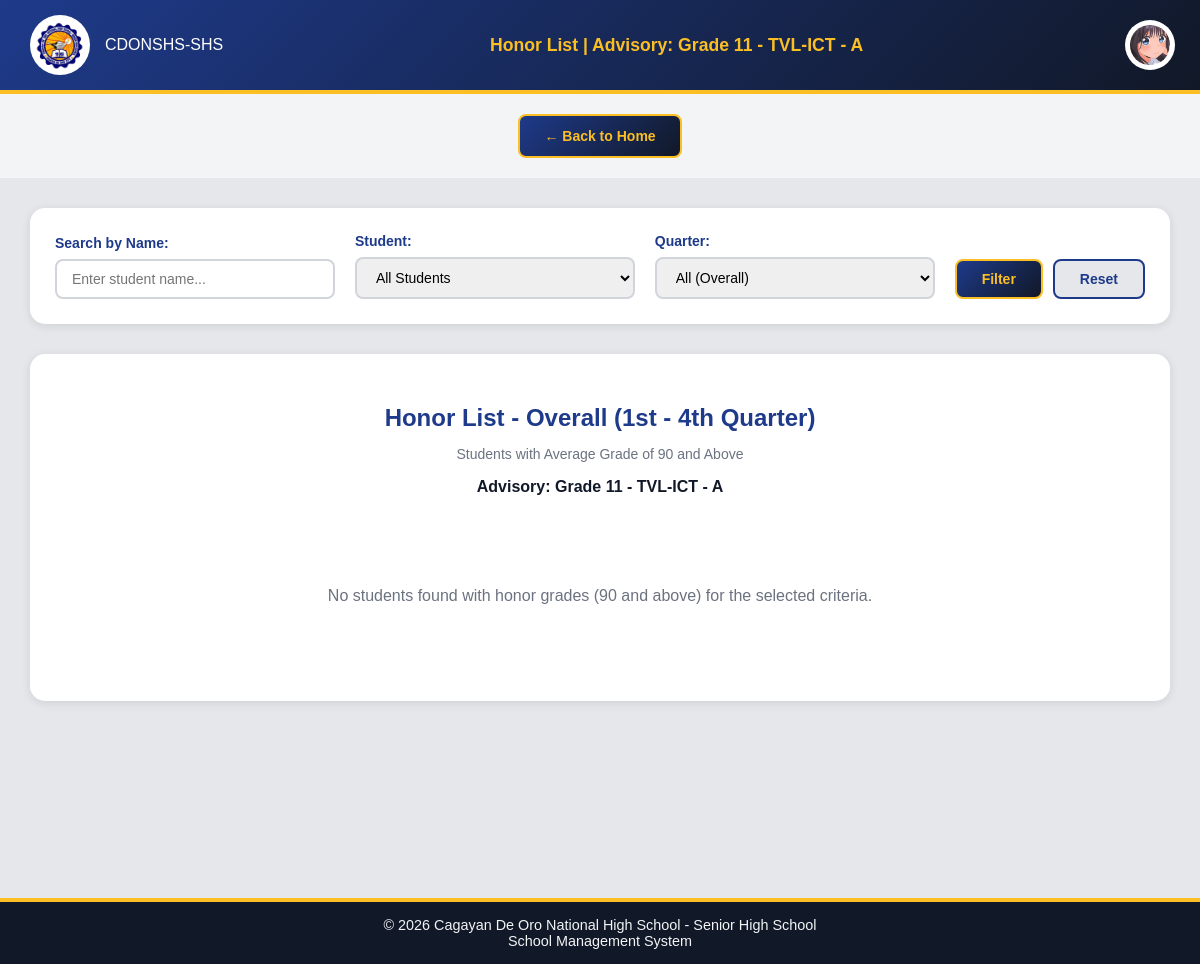
/Website_Files/Teacher_Files/honor_list.php (signed in), run on the app's committed database.
### tables this page shows
CREATE TABLE `teacher_advisory` (
  `teacher_advisory_id` int(11) NOT NULL,
  `teacher_id` int(10) NOT NULL,
  `strand_id` int(11) NOT NULL,
  `grade_level` int(2) NOT NULL,
  `section_id` int(11) NOT NULL
);

CREATE TABLE `strands` (
  `strand_id` int(11) NOT NULL,
  `strand_name` varchar(30) NOT NULL
);

CREATE TABLE `section` (
  `section_id` int(11) NOT NULL,
  `section_name` varchar(30) NOT NULL,
  `grade_level` int(2) NOT NULL,
  `strand_id` int(11) NOT NULL
);

CREATE TABLE `users` (
  `user_id` int(11) NOT NULL,
  `school_id` int(11) NOT NULL,
  `username` varchar(50) NOT NULL,
  `password` varchar(255) NOT NULL,
  `role_id` int(11) NOT NULL,
  `status` enum('Active','Inactive') DEFAULT 'Active',
  `first_login` tinyint(1) DEFAULT 1
);

CREATE TABLE `teacher_applications` (
  `teacher_application_id` int(11) NOT NULL,
  `first_name` varchar(100) NOT NULL,
  `last_name` varchar(100) NOT NULL,
  `middle_name` varchar(100) DEFAULT NULL,
  `extension_name` varchar(20) DEFAULT NULL,
  `date_of_birth` date NOT NULL,
  `gender` enum('male','female','other') NOT NULL,
  `civil_status` enum('single','married','divorced','widowed') NOT NULL,
  `contact_number` varchar(20) NOT NULL,
  `email` varchar(150) NOT NULL,
  `facebook_profile` varchar(255) DEFAULT NULL,
  `house_number_street` varchar(255) NOT NULL,
  `barangay` varchar(100) NOT NULL,
  `city_municipality` varchar(100) NOT NULL,
  `province` varchar(100) NOT NULL,
  `current_school` varchar(255) NOT NULL,
  `highest_education` enum('Bachelors','Masters','Doctorate','Other') NOT NULL,
  `specialization` varchar(255) NOT NULL,
  `application_status` enum('Pending','Approved','Rejected') DEFAULT 'Pending',
  `remarks` text DEFAULT NULL,
  `date_submitted` timestamp NOT NULL DEFAULT current_timestamp(),
  `resume_cv` varchar(255) DEFAULT NULL,
  `prc_id_copy` varchar(255) DEFAULT NULL,
  `certificates` varchar(255) DEFAULT NULL,
  `other_documents` varchar(255) DEFAULT NULL,
  `profile_image` varchar(255) DEFAULT NULL
);

### Back_End_Files/PHP_Files/get_teacher_advisory.php (called while the page is built, shortened)
<?php
include "../../DB_Connection/Connection.php";
$getTeacher = $connection->prepare("
    SELECT t.teacher_id
    FROM teachers t
    WHERE t.school_id = ?
");
$getTeacher->bind_param("i", $_SESSION['school_id']);
$getTeacher->execute();
$teacherResult = $getTeacher->get_result()->fetch_assoc();
if ($teacherResult) {
    $teacher_id = $teacherResult['teacher_id'];
    $getAdvisory = $connection->prepare("
        SELECT
            ta.grade_level,
            ta.strand_id,
            ta.section_id,
            s.strand_name,
            sec.section_name
        FROM teacher_advisory ta
        JOIN strands s ON ta.strand_id = s.strand_id
        JOIN section sec ON ta.section_id = sec.section_id
        WHERE ta.teacher_id = ?
        LIMIT 1
    ");
    $getAdvisory->bind_param("i", $teacher_id);
    $getAdvisory->execute();
    $advisory = $getAdvisory->get_result()->fetch_assoc();
    if ($advisory) {
        $advisoryText =
            "Grade " . $advisory['grade_level'] .
            " - " . $advisory['strand_name'] .
            " - " . $advisory['section_name'];
    }
}
?>

### Back_End_Files/PHP_Files/honor_list_backend.php (called while the page is built, shortened)
<?php
$profileImagePath = !empty($user['profile_image'])
    ? "../../uploads/" . htmlspecialchars($user['profile_image'])
    : "../../Assets/profile_button.png";
include "../../Back_End_Files/PHP_Files/get_teacher_advisory.php";
$search_name = isset($_GET['search_name']) ? trim($_GET['search_name']) : '';
$filter_quarter = isset($_GET['quarter']) ? trim($_GET['quarter']) : 'all';
switch ($filter_quarter) {
    default: $quarterLabel = 'Overall (1st - 4th Quarter)'; break;
}
?>

### Website_Files/Teacher_Files/honor_list.php (the view, shortened to what this page needs)
<?php
include "../../DB_Connection/Connection.php";
$stmt = $connection->prepare("
    SELECT u.*, ta.profile_image
    FROM users u
    INNER JOIN teachers s ON s.user_id = u.user_id
    INNER JOIN teacher_applications ta ON s.application_id = ta.teacher_application_id
    WHERE u.user_id = ? AND u.school_id = ? AND u.role_id = 3
");
$stmt->bind_param("ii", $_SESSION['user_id'], $_SESSION['school_id']);
$stmt->execute();
$result = $stmt->get_result();
$user = $result->fetch_assoc();
include "../../Back_End_Files/PHP_Files/honor_list_backend.php";
?>
<!DOCTYPE html>
<html lang="en">
<head>
    <link rel="stylesheet" href="../../Design/main_design.css">
    <link rel="stylesheet" href="../../Design/profile_dropdown.css">
    <link rel="stylesheet" href="../../Design/dashboard_design.css">
    <link rel="stylesheet" href="../../Design/teacher/honor_list_design.css">
</head>
<body>
    <div class="header">
        <div class="left">
            <img src="../../Assets/LOGO.png" alt="CDONSHS Logo">
            <span>CDONSHS-SHS</span>
        </div>
        <div class="center">
            Honor List | Advisory: <?php echo htmlspecialchars($advisoryText); ?>
        </div>
        <div class="right">
            <button class="profile-btn" type="button">
                <img src="<?php echo $profileImagePath; ?>">
            </button>
        </div>
    </div>
    <div class="back-button-container">
        <a href="home.php" class="back-button">← Back to Home</a>
    </div>
    <div class="honor-list-container">
        <div class="filter-section">
            <form method="GET" action="">
                <div class="filter-row">
                    <div class="filter-group">
                        <label for="search_name">Search by Name:</label>
                        <input type="text" id="search_name" name="search_name"
                               value="<?php echo htmlspecialchars($search_name); ?>"
                               placeholder="Enter student name...">
                    </div>
                    <div class="filter-group">
                        <label for="student_id">Student:</label>
                        <select id="student_id" name="student_id">
                            <option value="">All Students</option>
                        </select>
                    </div>
                    <div class="filter-group">
                        <label for="quarter">Quarter:</label>
                        <select id="quarter" name="quarter">
                            <option value="all" <?php echo $filter_quarter === 'all' ? 'selected' : ''; ?>>All (Overall)</option>
                        </select>
                    </div>
                    <div class="filter-buttons">
                        <button type="submit" class="btn-filter">Filter</button>
                        <a href="honor_list.php" class="btn-reset">Reset</a>
                    </div>
                </div>
            </form>
        </div>
        <div class="honor-table-section" id="printArea">
            <div class="table-header">
                <h2>Honor List - <?php echo htmlspecialchars($quarterLabel); ?></h2>
                <p class="subtitle">Students with Average Grade of 90 and Above</p>
                <?php if (!empty($advisoryText)): ?>
                    <p class="advisory-info">Advisory: <?php echo htmlspecialchars($advisoryText); ?></p>
                <?php endif; ?>
            </div>
            <?php if (empty($honorList)): ?>
                <div class="no-results">
                    <p>No students found with honor grades (90 and above) for the selected criteria.</p>
                </div>
            <?php endif; ?>
        </div>
    </div>
    <div class="footer">
        © 2026 Cagayan De Oro National High School - Senior High School
        <br>
        School Management System
    </div>
</body>
</html>

### Design/main_design.css (style rules this page uses)
body { margin: 0; font-family: Arial, sans-serif; background: #f3f4f6; color: #111827; }
.header { background: linear-gradient(135deg, #1e3a8a, #111827); color: white; padding: 15px 30px; display: flex; align-items: center; justify-content: space-between; border-bottom: 4px solid #fbbf24; }
.header .left, .header .right { display: flex; align-items: center; gap: 15px; }
.header img { width: 50px; height: 50px; border-radius: 50%; background: #fff; padding: 5px; }
.header .center { text-align: center; flex: 1; font-weight: bold; font-size: 1.1em; color: #fbbf24; }
.footer { background: #111827; color: #f3f4f6; text-align: center; padding: 15px; border-top: 4px solid #fbbf24; font-size: 0.9em; }

### Design/profile_dropdown.css (style rules this page uses)
.profile-btn { background: none; border: none; padding: 0; margin: 0; width: 40px; height: 40px; cursor: pointer; display: flex; align-items: center; justify-content: center; }
.profile-btn img { width: 100%; height: 100%; object-fit: contain; }

### Design/dashboard_design.css (style rules this page uses)
.back-button-container { padding: 20px 30px; display: flex; justify-content: center; align-items: center; max-width: 1100px; margin: 0 auto; border-radius: 15px 15px 0 0; }
.back-button { display: inline-flex; align-items: center; gap: 8px; padding: 12px 24px; background: linear-gradient(135deg, #1e3a8a, #111827); color: #fbbf24; text-decoration: none; border-radius: 8px; border: 2px solid #fbbf24; font-weight: bold; font-size: 14px; transition: 0.3s ease; cursor: pointer; }

### Design/teacher/honor_list_design.css (style rules this page uses)
.honor-list-container { padding: 30px; background: #e5e7eb; min-height: calc(100vh - 140px); }
.filter-section { background: #ffffff; border-radius: 15px; padding: 25px; margin-bottom: 30px; box-shadow: 0 2px 10px rgba(0, 0, 0, 0.1); }
.filter-row { display: flex; flex-wrap: wrap; gap: 20px; align-items: flex-end; }
.filter-group { display: flex; flex-direction: column; gap: 8px; flex: 1; min-width: 200px; }
.filter-group label { font-weight: bold; color: #1e3a8a; font-size: 14px; }
.filter-group input, .filter-group select { padding: 10px 15px; border: 2px solid #d1d5db; border-radius: 8px; font-size: 14px; transition: border-color 0.3s ease; }
.filter-buttons { display: flex; gap: 10px; align-items: flex-end; }
.btn-filter, .btn-reset { padding: 10px 25px; border-radius: 8px; font-weight: bold; font-size: 14px; cursor: pointer; transition: all 0.3s ease; text-decoration: none; text-align: center; }
.btn-filter { background: linear-gradient(135deg, #1e3a8a, #111827); color: #fbbf24; border: 2px solid #fbbf24; }
.btn-reset { background: #e5e7eb; color: #1e3a8a; border: 2px solid #1e3a8a; }
.honor-table-section { background: #ffffff; border-radius: 15px; padding: 30px; box-shadow: 0 2px 10px rgba(0, 0, 0, 0.1); }
.table-header { text-align: center; margin-bottom: 25px; }
.table-header h2 { color: #1e3a8a; font-size: 24px; margin-bottom: 5px; }
.table-header .subtitle { color: #6b7280; font-size: 14px; margin-bottom: 5px; }
.table-header .advisory-info { color: #111827; font-weight: bold; font-size: 16px; }
.no-results { text-align: center; padding: 50px; color: #6b7280; font-size: 16px; }

### data on the page
teacher_advisory: grade_level.section_name "Grade 11 - TVL-ICT - A"
users: teacher_applications.profile_image (picture)

### other printed values
$quarterLabel "Overall (1st - 4th Quarter)"
